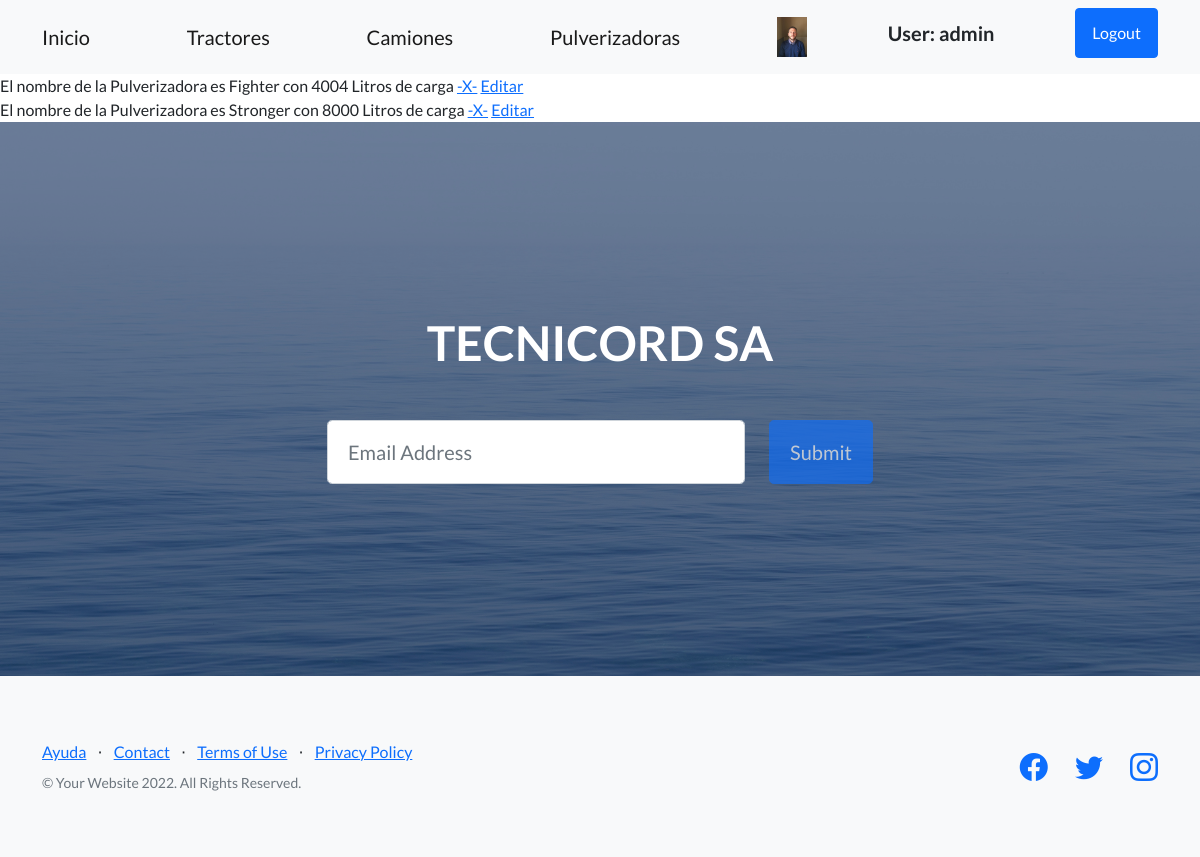
Page /Tecnicord/pulverizadoras/ (signed in) on the committed database.
### UserTecnicord/models.py (models this page shows)
class Avatar(models.Model):
    user = models.OneToOneField(User, on_delete=models.CASCADE)
    imagen = models.ImageField(upload_to='avatares', null = True)

### Tecnicord/models.py (models this page shows, shortened)
class Pulverizadoras(models.Model):
    nombre = models.CharField(max_length=40)
    litros = models.IntegerField(unique=True)

### Tecnicord/views.py (the view)
# urls.py: path('pulverizadoras/', PulverizadorasList.as_view(), name='TecnicordPulverizadoras'),
class PulverizadorasList(LoginRequiredMixin,ListView):
    model = Pulverizadoras
    template_name = 'Tecnicord/pulverizadoras.html'

### templates/Tecnicord/pulverizadoras.html (shortened to what this page needs)
{% extends 'index.html' %}
{% block inicio %}
 {% for pulverizadora in object_list %}
        El nombre de la Pulverizadora es {{ pulverizadora.nombre }} con {{ pulverizadora.litros }} Litros de carga
    <a href="{% url 'TecnicordEliminarPulverizadora' pulverizadora.litros %}">-X-</a>
    <a href="{% url 'TecnicordEditarPulverizadora' pulverizadora.litros %}" > Editar </a>
    <br>
 {% endfor %}
{% endblock %}

### templates/base/navigation.html
<nav class="navbar navbar-light bg-light static-top">
            <div class="container">
                <a class="navbar-brand" href="{% url 'TecnicordInicio' %}">Inicio</a>
                <a class="navbar-brand" href="{% url 'TecnicordTractores' %}">Tractores</a>
                <a class="navbar-brand" href="{% url 'TecnicordCamiones' %}">Camiones</a>
                <a class="navbar-brand" href="{% url 'TecnicordPulverizadoras' %}">Pulverizadoras</a>
                {% if user.is_authenticated %}
                        <img height = "40px" src=" {{ user.avatar.imagen.url }}" alt="">
                        <h5>User: {{ user.get_username }}<h5>
                        <a class="btn btn-primary" href="{% url 'UserTecnicordLogout' %}">Logout</a>
                {% else %}
                    <a class="btn btn-primary" href="{% url 'UserTecnicordLogin' %}">Login</a>
                    <a class="btn btn-primary" href="{% url 'UserTecnicordRegister' %}">Registro</a>
                {% endif %}
            </div>
        </nav>

### rows in the picture
Pulverizadoras: nombre "Fighter", litros "4004"
Pulverizadoras: nombre "Stronger", litros "8000"

### other values in the picture
{{ user.get_username }} "admin"
